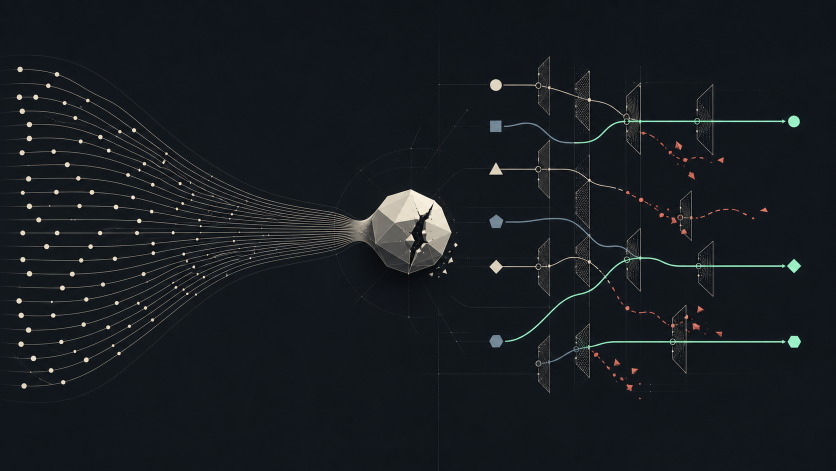
#> input picture media/source/hero-base-gpt-image-2.png, 1672 x 941 px (shown at 1/2 size)
$ python compose_hero.py
#> lines starting #> are read from the running program, lines starting #| are printed output that depends on the picture
#> in main, source is the input picture: PIL image 1672x941 RGB; mean R, G, B 23.5, 27.9, 32.6
#!/usr/bin/env python
"""Compose exact typography over the GPT Image 2 cover source."""

from __future__ import annotations

from pathlib import Path

from PIL import Image, ImageDraw, ImageFont

ROOT = Path(__file__).resolve().parents[1]
SOURCE = ROOT / "media" / "source" / "hero-base-gpt-image-2.png"
OUTPUT = ROOT / "media" / "exports" / "article-cover.png"
WIDTH, HEIGHT = 1600, 900
WHITE = "#F2F0E9"
MUTED = "#9AA6AE"
ACCENT = "#42F59E"


def cover_resize(image: Image.Image) -> Image.Image:
    source_ratio = image.width / image.height
#> source_ratio = 1.78
    target_ratio = WIDTH / HEIGHT
    if source_ratio > target_ratio:
        new_height = HEIGHT
        new_width = round(HEIGHT * source_ratio)
    else:
        new_width = WIDTH
        new_height = round(WIDTH / source_ratio)
#> new_height = 900
    resized = image.resize((new_width, new_height), Image.Resampling.LANCZOS)
    left = (new_width - WIDTH) // 2
    top = (new_height - HEIGHT) // 2
#> top = 0
    return resized.crop((left, top, left + WIDTH, top + HEIGHT))


def main() -> None:
    with Image.open(SOURCE) as source:
        base = cover_resize(source.convert("RGB")).convert("RGBA")

    overlay = Image.new("RGBA", (WIDTH, HEIGHT), (0, 0, 0, 0))
#> overlay: PIL image 1600x900 RGBA; every value is 0
    pixels = overlay.load()
    for y in range(HEIGHT):
        top_alpha = max(0, int(225 * (1 - y / 430))) if y < 430 else 0
        for x in range(WIDTH):
            left_alpha = max(0, int(105 * (1 - x / 850))) if x < 850 else 0
            alpha = min(235, top_alpha + left_alpha - (top_alpha * left_alpha // 255))
            pixels[x, y] = (7, 9, 11, alpha)
    base = Image.alpha_composite(base, overlay)
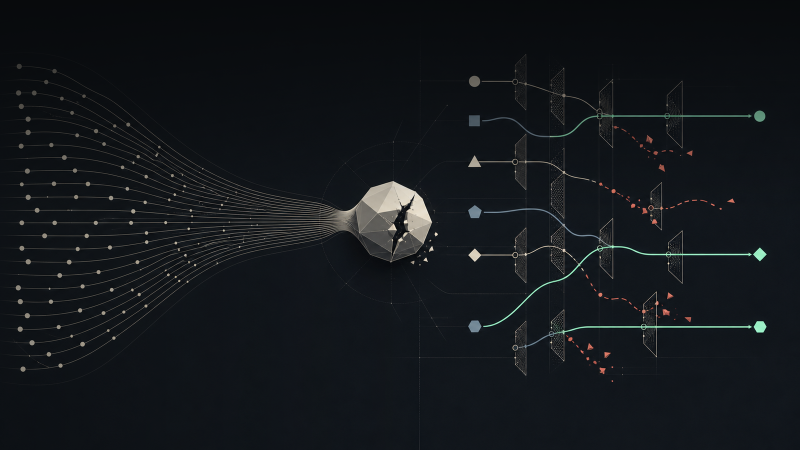
#> base: PIL image 1600x900 RGBA (shown at 1/2 size); mean R, G, B, A 19.2, 23, 26.7, 255

    draw = ImageDraw.Draw(base)
    font_root = Path(r"C:\Windows\Fonts")
    label = ImageFont.truetype(str(font_root / "consola.ttf"), 22)
    title = ImageFont.truetype(str(font_root / "segoeuib.ttf"), 66)
    title_accent = ImageFont.truetype(str(font_root / "segoeuib.ttf"), 74)
    subtitle = ImageFont.truetype(str(font_root / "segoeui.ttf"), 27)
    footer = ImageFont.truetype(str(font_root / "consola.ttf"), 20)

    draw.text((78, 60), "VIBES TO VERIFIED / AGENT VERIFICATION", font=label, fill=ACCENT)
    draw.text((75, 112), "vibe coding isn't the problem.", font=title, fill=WHITE)
    draw.text((75, 192), "stopping at vibes is.", font=title_accent, fill=ACCENT)
    draw.text(
        (78, 292),
        "a five-level system for turning AI-generated work into verified evidence",
        font=subtitle,
        fill=MUTED,
    )
    footer_text = "MAKE YOUR AGENTS PROVE IT."
    box = draw.textbbox((0, 0), footer_text, font=footer)
#> box = (0, 4, 309, 19)
    draw.text((WIDTH - (box[2] - box[0]) - 55, HEIGHT - 55), footer_text, font=footer, fill=ACCENT)

    OUTPUT.parent.mkdir(parents=True, exist_ok=True)
    base.convert("RGB").save(OUTPUT, quality=96, optimize=True)
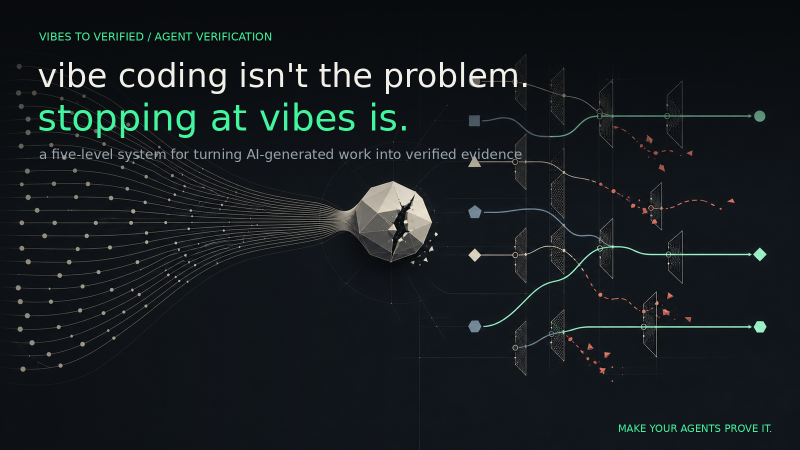
#> saved as article-cover.png: PIL image 1600x900 RGB (shown at 1/2 size); mean R, G, B 22.2, 27.7, 30.5
    print(f"wrote {OUTPUT} {OUTPUT.stat().st_size} bytes")


if __name__ == "__main__":
    main()
